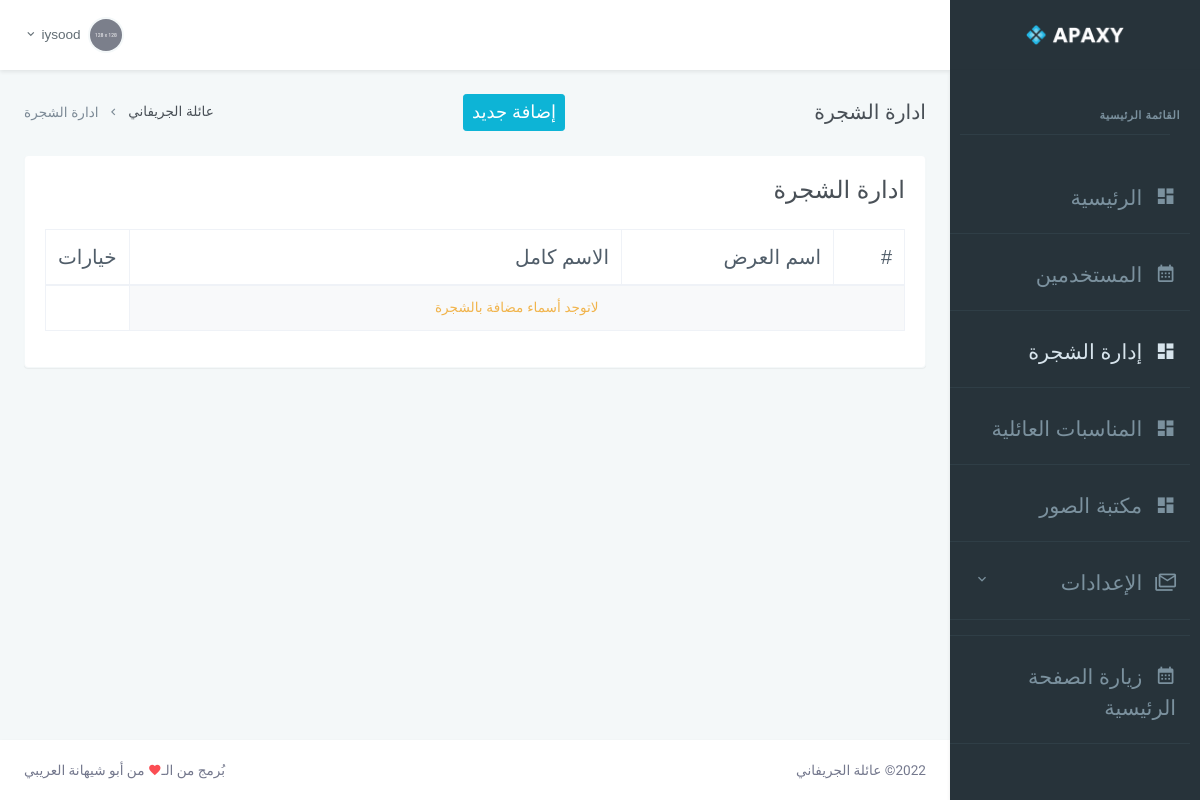
The app's page /staff/view_tree.php (signed in), older data.
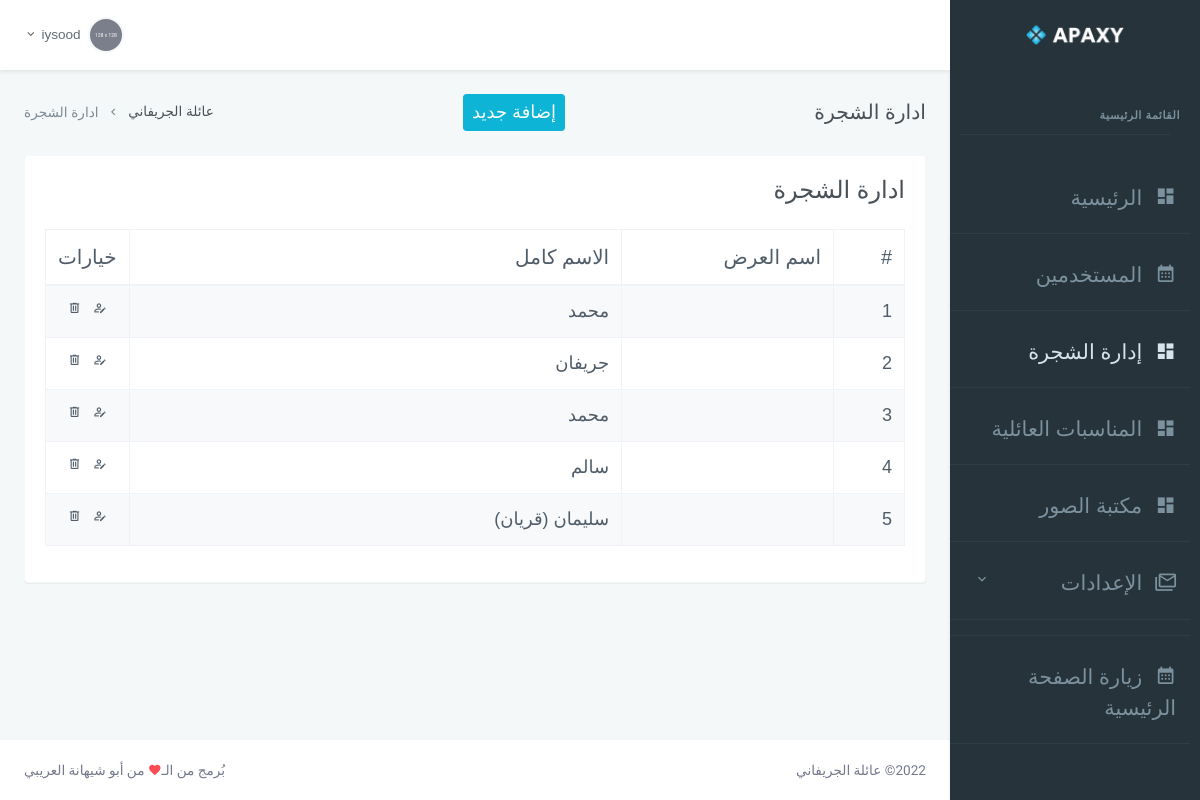
The same page, newer data.
### tables this page shows
CREATE TABLE `tree_names` (
  `id` int(11) NOT NULL,
  `fullname` varchar(255) NOT NULL,
  `father` int(11) DEFAULT NULL,
  `photo` longtext,
  `dateofbirth` varchar(255) DEFAULT NULL,
  `city` varchar(255) DEFAULT NULL,
  `work` varchar(255) DEFAULT NULL,
  `death_city` varchar(255) DEFAULT NULL,
  `death_date` varchar(255) DEFAULT NULL,
  `daughter_info` longtext,
  `extra_info` longtext
);

### includes/config.php (called while the page is built, shortened)
<?php session_start();
$servername = "localhost";
$username = "root";
$password = "root";
$dbname = "family";
$conn = new mysqli($servername, $username, $password, $dbname);
$conn->set_charset('utf8mb4');
$sql = $conn->query("SELECT * FROM settings");
$website_settings = $sql->fetch_assoc();

### staff/includes/function.php (called while the page is built, shortened)
<?php require_once '../includes/config.php';
class MainFunc
{
	private $conn;
	public function __construct() {
		global $conn;
		$this->conn = $conn;
	}
	public function get_all_tree_names() {
    $all_names = array();
    $result = $this->conn->query("SELECT * FROM `tree_names`");
		if($result->num_rows > 0)
    {
      while ($row = $result->fetch_assoc()) {
        array_push($all_names, $row);
      }
    }
		return $all_names;
	}
}

### staff/view_tree.php (the view, shortened to what this page needs)
<?php include 'header.php'; ?>
  <div class="main-content">
      <div class="page-content">
          <div class="container-fluid">
              <div class="row">
                  <div class="col-12">
                      <div class="page-title-box d-flex align-items-center justify-content-between">
                          <h4 class="mb-0">ادارة الشجرة</h4>
                          <button type="button" class="btn btn-info btn-sm waves-effect waves-light viewModal font-size-18" data-toggle="modal" data-target="#viewModal">إضافة جديد</button>
                          <div class="page-title-right">
                              <ol class="breadcrumb m-0">
                                  <li class="breadcrumb-item"><a href="javascript: void(0);"><?php echo $website_settings['website_name']; ?></a></li>
                                  <li class="breadcrumb-item active">ادارة الشجرة</li>
                              </ol>
                          </div>
                      </div>
                  </div>
              </div>
              <div class="row justify-content-md-center">
                  <div class="col-12">
                      <div class="card">
                          <div class="card-body">
                              <h3 class="header-title mb-4">ادارة الشجرة</h3>
                              <table class="table table-striped table-bordered table-hover dt-responsive nowrap" style="border-collapse: collapse; border-spacing: 0; width: 100%;">
                                  <thead>
                                  <tr>
                                    <th class="col-1 font-size-20">#</th>
                                    <th class="col-3 font-size-20">اسم العرض</th>
                                    <th class="col-7 font-size-20">الاسم كامل</th>
                                    <th class="col-1 font-size-20">خيارات</th>
                                  </tr>
                                  </thead>
                                  <tbody>
<?php
$users = new MainFunc();
$all_users = $users->get_all_tree_names();
if (count($all_users) > 0){
  $b = 0;
  for ($i=0; $i < count($all_users); $i++) {
    $b = $b + 1;
    echo "
    <tr>
    <td class='font-size-18'>". $b ."</td>
    <td class='font-size-18'>". $all_users[$i]['name'] ."</td>
    <td class='font-size-18'>". $all_users[$i]['fullname'] ."</td>
    <td class='text-center'>
      <span onclick='updateTreeUser(". $all_users[$i]['id'] .")'><i class='mdi mdi-account-edit-outline mr-2' title='تحديث البيانات'></i></span>
      <span onclick='removeTreeUser(this, ". $all_users[$i]['id'] .")'><i class='mdi mdi-trash-can-outline' title='حذف الاسم'></i></span>
    </td>
    </tr>
    ";
  }
}else{
  echo "
  <tr>
  <td colspan='3' class='text-warning text-center'>لاتوجد أسماء مضافة بالشجرة</td>
  </tr>
  ";
}
?>
                                  </tbody>
                              </table>
                          </div>
                      </div>
                  </div>
              </div>
          </div>
      </div>
<?php include '../get_footer.php'; ?>
  </div>
<?php include 'footer.php'; ?>

Row changes from the older to the newer data that the page shows:
added tree_names: fullname "محمد"
added tree_names: fullname "جريفان"
added tree_names: fullname "محمد"
added tree_names: fullname "سالم"
added tree_names: fullname "سليمان (قريان)"
Text that changed along with them:
text no longer shown: "لاتوجد أسماء مضافة بالشجرة"
